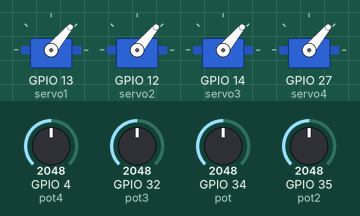
Recording of a sketch running on a simulated ESP32. On the bench: 4 × servo. Inputs (shaded band) come from the test bench; at power-on: GPIO 4 (pot4) = 2048, GPIO 32 (pot3) = 2048, GPIO 34 (pot) = 2048, GPIO 35 (pot2) = 2048.

Above: at 1.2 s.
1.3 s: GPIO 4 (pot4) set to 2866
At 1.8 s:
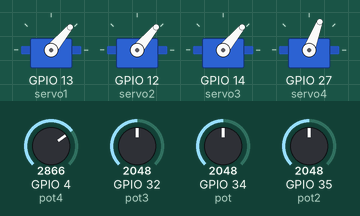
2.8 s: GPIO 32 (pot3) set to 2866
At 4.0 s:
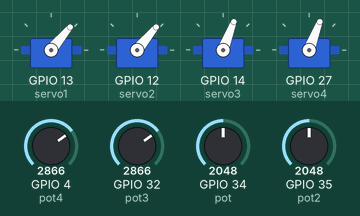
4.3 s: GPIO 34 (pot) set to 2866
At 5.3 s:
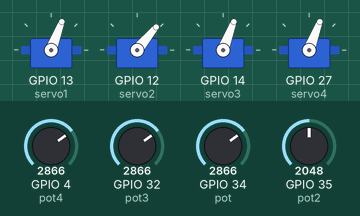
5.8 s: GPIO 35 (pot2) set to 2866
At 6.4 s:
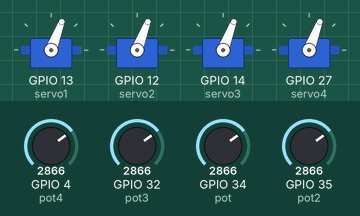
7.3 s: GPIO 4 (pot4) set to 3972
At 7.6 s:
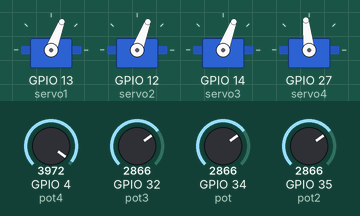
8.8 s: GPIO 32 (pot3) set to 3972
At 9.9 s:
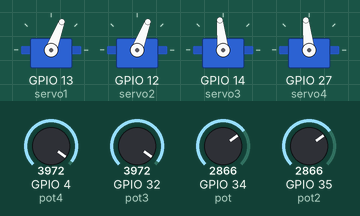
Timing chart, 0 to 11.3 s (numbered marks = the images above; inputs shaded):
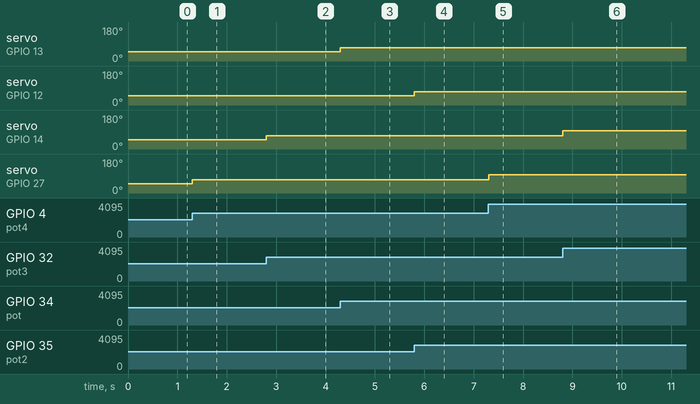

Measured:
- after the input at 1.3 s, servo on GPIO 27 (servo4): 50° → 69° at once
- after the input at 2.8 s, servo on GPIO 14 (servo3): 50° → 69° at once
- after the input at 4.3 s, servo on GPIO 13 (servo1): 50° → 69° at once
- after the input at 5.8 s, servo on GPIO 12 (servo2): 50° → 69° at once
- after the input at 7.3 s, servo on GPIO 27 (servo4): 69° → 96° at once
- after the input at 8.8 s, servo on GPIO 14 (servo3): 69° → 96° at once

The sketch:

Brazo_robotico.ino
```cpp
//https://youtube.com/shorts/QAZSGPUu8aU video de proyecto funcionando
#include <ESP32Servo.h>
int potvalue = 0;
int potvalue2 = 0;
int potvalue3 = 0;
int potvalue4 = 0;
int pot = 34;
int pot2 = 35;
int pot3 = 32;
int pot4 = 4;
Servo servo1;
Servo servo2;
Servo servo3;
Servo servo4;
void setup()
{
servo1.attach(13);
servo2.attach(12);
servo3.attach(14);
servo4.attach(27);
}
void loop()
{
potvalue = analogRead(pot);
potvalue = map(potvalue, 0,  4096, 0, 100 );
servo1.write(potvalue);
potvalue2 = analogRead(pot2);
potvalue2 = map(potvalue2, 0,  4096, 0, 100 );
servo2.write(potvalue2);
potvalue3 = analogRead(pot3);
potvalue3 = map(potvalue3, 0,  4096, 0, 100 );
servo3.write(potvalue3);
potvalue4 = analogRead(pot4);
potvalue4 = map(potvalue4, 0,  4096, 0, 100 );
servo4.write(potvalue4);
}
```
